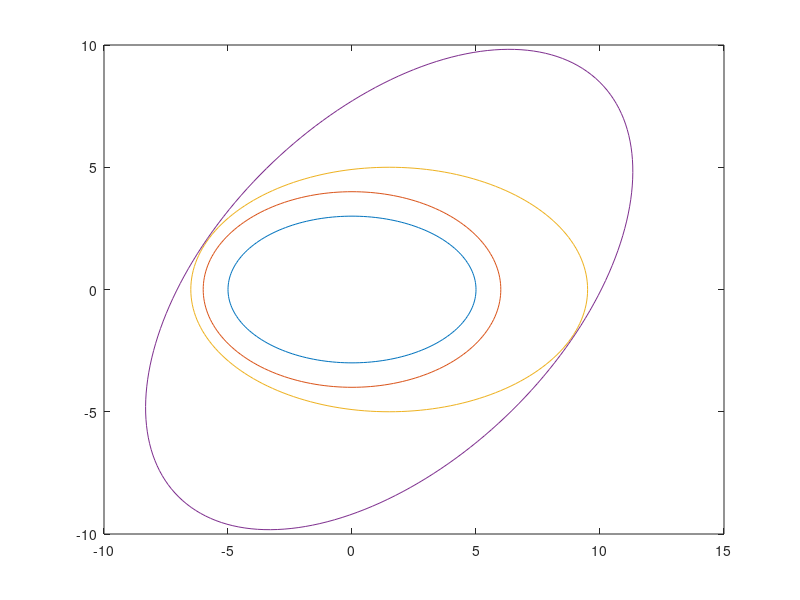

Recreate this plot in MATLAB. (Note: this script raises an error after producing the figure.)
t=0:pi/100:2*pi;
x1=5*cos(t); %x即为椭圆周上的点的横坐标
y1=3*sin(t); %y即为椭圆周上的点的纵坐标
plot(x1,y1);
hold on

x2=6*cos(t);
y2=4*sin(t);
plot(x2,y2);
hold on

x3=1.5+8*cos(t);
y3=5*sin(t);
plot(x3,y3);
hold on

x4=1.5+sqrt(24.5)*cos(t)+sqrt(72)*sin(t);
y4=sqrt(72)*sin(t)-sqrt(24.5)*cos(t);
plot(x4,y4);
hold on

x1=x1';y1=y1';x2=x2';y2=y2';x3=x3';y3=y3';x4=x4';y4=y4';
points_201=[x1,y1;x2,y2;x3,y3;x4,y4];
f1=repmat(100,201,1);
f2=repmat(200,201,1);
f3=repmat(300,201,1);
f4=repmat(400,201,1);
F=[f1;f2;f3;f4];
data=[x1,y1,f1];
filename = 'E:/RZ_matlab/data/2Ddata/Lines/lines_1';
writematrix(data,filename);
